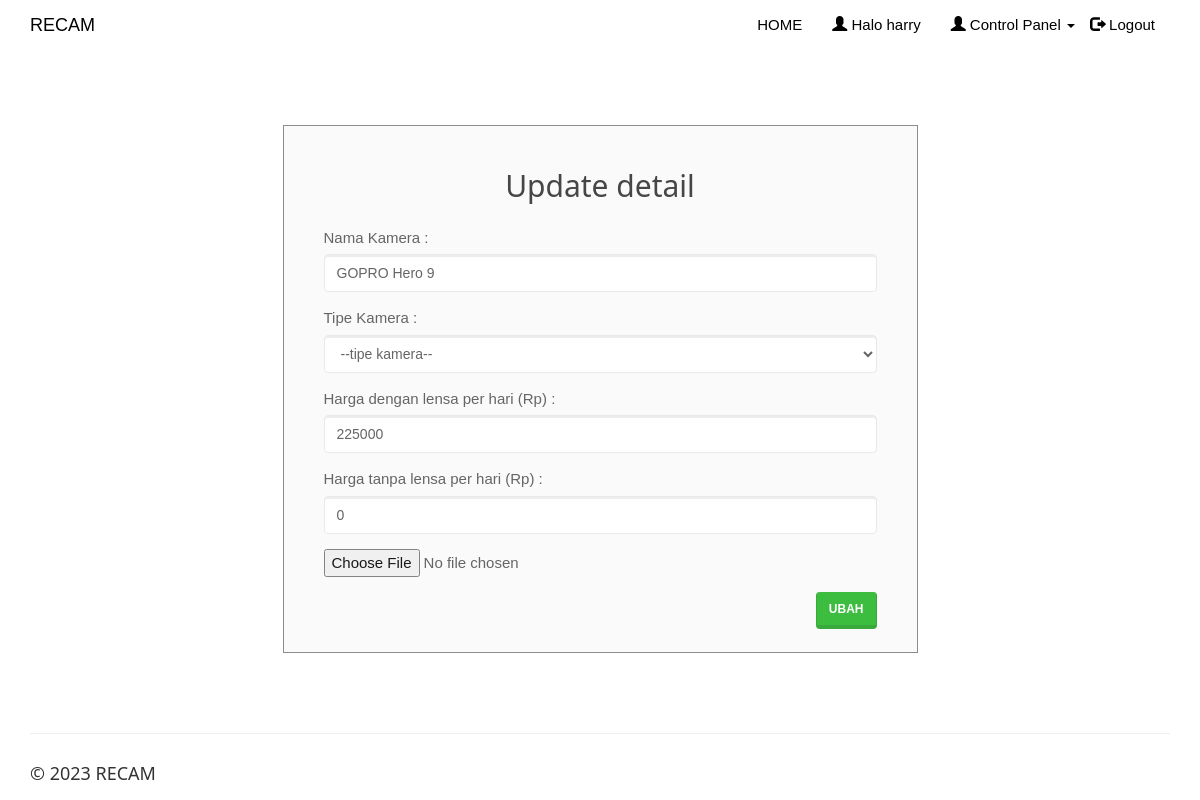
Page /update.php (signed in) on the committed database.
### tables this page shows
CREATE TABLE `cameras` (
  `camera_id` int(20) NOT NULL,
  `camera_name` varchar(50) NOT NULL,
  `camera_img` varchar(50) DEFAULT 'NA',
  `lensa_price` float NOT NULL,
  `tl_price` float NOT NULL,
  `tl_price_per_day` float NOT NULL,
  `lensa_price_per_day` float NOT NULL,
  `tipe_camera` enum('DSLR','Mirrorless','Poket','Action cam') NOT NULL,
  `camera_availability` varchar(10) NOT NULL
);

### session_client.php (called while the page is built, shortened)
<?php
$user_check=$_SESSION['login_client'];
?>

### update.php (the view, shortened to what this page needs)
<!DOCTYPE html>
<html>
<?php
include('session_client.php');
$result = mysqli_query($conn, "SELECT * FROM cameras WHERE camera_id IN (SELECT camera_id FROM clientcameras WHERE client_username='$user_check');");
while ($row = mysqli_fetch_array($result)) {
    $camera_name = $row['camera_name'];
    $tipe_camera = $row['tipe_camera'];
    $lensa_price_per_day = $row['lensa_price_per_day'];
    $tl_price_per_day = $row['tl_price_per_day'];
} ?>
<head>
    <link rel="stylesheet" href="assets/bootstrap/css/bootstrap.min.css">
    <link rel="stylesheet" href="assets/fonts/font-awesome.min.css">
    <link rel="stylesheet" type="text/css" href="assets/css/customerlogin.css">
    <link rel="stylesheet" href="assets/w3css/w3.css">
    <link rel="stylesheet" type="text/css" media="screen" href="assets/css/clientpage.css" />
</head>
<body>
    <nav class="navbar navbar-custom navbar-fixed-top" role="navigation" style="color: black">
        <div class="container">
            <div class="navbar-header">
                <a class="navbar-brand page-scroll" href="index.php">
                    RECAM </a>
            </div>
            <?php
            if (isset($_SESSION['login_client'])) {
            ?>
                <div class="collapse navbar-collapse navbar-right navbar-main-collapse">
                    <ul class="nav navbar-nav">
                        <li>
                            <a href="index.php">HOME</a>
                        </li>
                        <li>
                            <a href="#"><span class="glyphicon glyphicon-user"></span> Halo <?php echo $_SESSION['login_client']; ?></a>
                        </li>
                        <li>
                            <ul class="nav navbar-nav navbar-right">
                                <li><a href="#" class="dropdown-toggle active" data-toggle="dropdown" role="button" aria-haspopup="true" aria-expanded="false"><span class="glyphicon glyphicon-user"></span> Control Panel <span class="cameraet"></span> </a>
                                </li>
                            </ul>
                        </li>
                        <li>
                            <a href="logout.php"><span class="glyphicon glyphicon-log-out"></span> Logout</a>
                        </li>
                    </ul>
                </div>
            <?php
            } else if (isset($_SESSION['login_customer'])) {
            ?>
                <div class="collapse navbar-collapse navbar-right navbar-main-collapse">
                    <ul class="nav navbar-nav">
                        <li>
                            <a href="index.php">HOME</a>
                        </li>
                        <li>
                            <a href="#"><span class="glyphicon glyphicon-user"></span> Halo <?php echo $_SESSION['login_customer']; ?></a>
                        </li>
                        <li>
                            <a href="#">History</a>
                        </li>
                        <li>
                            <a href="logout.php"><span class="glyphicon glyphicon-log-out"></span> Logout</a>
                        </li>
                    </ul>
                </div>
            <?php   }
            ?>
        </div>
    </nav>
    <div class="container" style="margin-top: 65px;">
        <div class="col-md-7" style="float: none; margin: 0 auto;">
            <div class="form-area">
                <form role="form" action="update.php" enctype="multipart/form-data" method="POST">
                    <br style="clear: both">
                    <h3 style="margin-bottom: 25px; text-align: center; font-size: 30px;"> Update detail </h3>
                    <div class="form-group">
                        <label for="camera_name">Nama Kamera : </label>
                        <input type="text" class="form-control" id="camera_name" name="camera_name" value="<?php echo $camera_name; ?>" required autofocus="">
                    </div>
                    <div class="form-group">
                        <label for="camera_name">Tipe Kamera : </label>
                        <select name="tipe_camera" class="form-control" id="tipe_camera" value="<?php echo $tipe_camera; ?>" required>
                            <option value="tipekamera">--tipe kamera--</option>
                        </select>
                    </div>
                    <div class="form-group">
                        <label for="camera_name">Harga dengan lensa per hari (Rp) : </label>
                        <input type="text" class="form-control" id="lensa_price_per_day" name="lensa_price_per_day" value="<?php echo $lensa_price_per_day; ?>" required>
                    </div>
                    <div class="form-group">
                        <label for="camera_name">Harga tanpa lensa per hari (Rp) : </label>
                        <input type="text" class="form-control" id="tl_price_per_day" name="tl_price_per_day" value="<?php echo $tl_price_per_day; ?>" required>
                    </div>
                    <div class="form-group">
                        <input name="uploadedimage" type="file" value="<?php echo $uploadedimage; ?>">
                    </div>
                    <button type="submit" id="submit" name="update" class="btn btn-success pull-right"> Ubah</button>
                </form>
            </div>
        </div>
    </div>
</body>
<footer class="site-footer">
    <div class="container">
        <hr>
        <div class="row">
            <div class="col-sm-6">
                <h5>© <?php echo date("Y"); ?> RECAM</h5>
            </div>
        </div>
    </div>
</footer>
</html>

### assets/css/customerlogin.css (style rules this page uses)
body, html { height: 100%; }
body { padding-top: 50px; background-size: 100%; }
footer { display: block; }

### assets/w3css/w3.css (style rules this page uses)
*,*:before,*:after { box-sizing:inherit }
html { -ms-text-size-adjust:100%;-webkit-text-size-adjust:100% }
body { margin:0 }
article,aside,details,figcaption,figure,footer,header,main,menu,nav,section,summary { display:block }
a { background-color:transparent;-webkit-text-decoration-skip:objects }
hr { box-sizing:content-box;height:0;overflow:visible }
button,input,select,textarea { font:inherit;margin:0 }
button,input { overflow:visible }
button,select { text-transform:none }
button,html [type=button],[type=reset],[type=submit] { -webkit-appearance:button }
html,body { font-family:Verdana,sans-serif;font-size:15px;line-height:1.5 }
html { overflow-x:hidden }
h3 { font-size:24px }
h5 { font-size:18px }
h1,h2,h3,h4,h5,h6 { font-family:"Segoe UI",Arial,sans-serif;font-weight:400;margin:10px 0 }
hr { border:0;border-top:1px solid #eee;margin:20px 0 }
a { color:inherit }

### assets/css/clientpage.css (style rules this page uses)
.form-area { background-color: #FAFAFA; padding: 10px 40px 60px; margin: 10px 0px 60px; border: 1px solid GREY; opacity: 0.9; }

### rows in the picture
cameras: camera_name "GOPRO Hero 9", tipe_camera "--tipe kamera--", lensa_price_per_day "225000", tl_price_per_day "0"

### other values in the picture
$_SESSION['login_client'] "harry"
